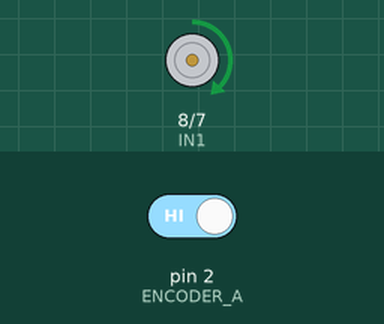
The sketch below on a simulated Arduino Uno, built with avr-gcc and run on an emulated ATmega328P. Parts: motor-driver pin pairs drawn as motors (green arrow = first pin HIGH = forward, orange = second pin HIGH = backward, longer = more drive, scaled by the enable pin). The test bench sets the inputs (shaded band); at power-on: pin 2 (ENCODER_A) HIGH. What the sketch prints to the serial monitor is not drawn.

Above: at 0.1 s.
Timing chart, 0 to 1.6 s (numbered marks = the images above):
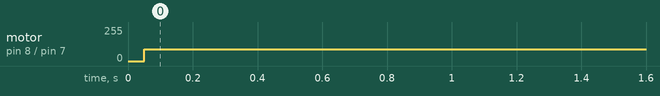

The sketch:

PIDcontrol_position.ino
```cpp
// Position PID-Control with Anti-Windup
const int ENA = 9, IN1 = 8, IN2 = 7;
const int ENCODER_A = 2;
volatile long encoderCount = 0;

const int CPR = 2973;          // counts per revolution
unsigned long lastTime = 0;
const unsigned long sampleTime = 50; // ms

// Target position (degrees)
float setpoint = 90.0;

// PID gains
float Kp = 1.0;
float Ki = 0.0;
float Kd = 0.0;

// PID terms
float Iterm = 0.0;
float lastError = 0.0;

void encoderISR() { encoderCount++; }

void setup() {
  pinMode(ENA, OUTPUT);
  pinMode(IN1, OUTPUT); pinMode(IN2, OUTPUT);
  pinMode(ENCODER_A, INPUT_PULLUP);
  attachInterrupt(digitalPinToInterrupt(ENCODER_A), encoderISR, RISING);

  Serial.begin(115200);
  lastTime = millis();
}

void loop() {
  unsigned long now = millis();
  if (now - lastTime >= sampleTime) {
    unsigned long dt = now - lastTime;
    lastTime = now;
    float dt_s = dt / 1000.0;  // convert ms → seconds

    // Current angle (degrees)
    noInterrupts();
    long count = encoderCount;
    interrupts();
    float angle = (count * 360.0) / CPR;

    // Error
    float error = setpoint - angle;

    // Derivative
    float derivative = (error - lastError) / dt_s;
    lastError = error;

    // PID control (compute first, before constrain)
    float control = Kp * error + Iterm + Kd * derivative;

    // Clamp output
    int u = constrain((int)control, 0, 255);

    // Anti-windup: only integrate if not saturated
    if (u > 0 && u < 255) {
      Iterm += Ki * error * dt_s;
    }

    // Direction control
    if (control > 0) {
      digitalWrite(IN1, HIGH); digitalWrite(IN2, LOW);   // forward
    } else {
      digitalWrite(IN1, LOW);  digitalWrite(IN2, HIGH);  // reverse
    }

    analogWrite(ENA, u);

    // Debug
    Serial.print(" "); Serial.print(setpoint);
    Serial.print("  "); Serial.println(angle);
    //Serial.print(" | PWM: "); Serial.println(u);
  }
}
```

Measured:
- by itself, motor on pin 8 (IN1) / pin 7 (IN2): stopped → forward 90/255 at 0.05 s
